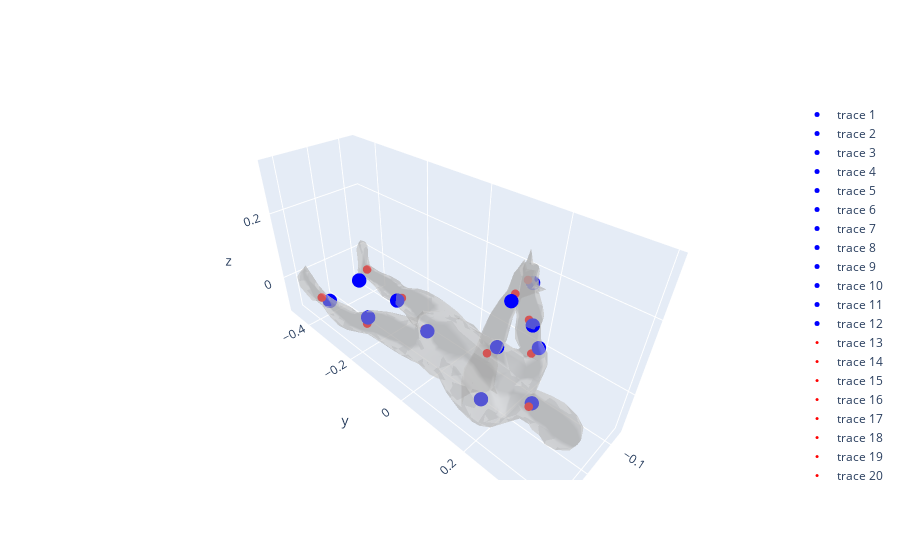

Notebook code cell kept with this figure:
### Code cell
mesh, edge_features, keypoints = test_set[0]
keypoints = keypoints.cpu().detach().numpy()
predicted_keypoints = keypoints_predictor_test(edge_features.unsqueeze(0).to(torch.float32).to(device)).squeeze().cpu().detach().numpy()
mpjpe = mean_per_joint_position_error(torch.tensor([predicted_keypoints]), torch.tensor([keypoints]))
print('Mean per joint position error:', mpjpe)

fig = go.Figure()
fig.update_layout(scene=dict(aspectmode='data'))


fig.add_trace(go.Mesh3d(x=mesh.vertices[:, 0], y=mesh.vertices[:, 1], z=mesh.vertices[:, 2], i=mesh.faces[:, 0], j=mesh.faces[:, 1], k=mesh.faces[:, 2], color='lightgrey', opacity=0.5))

for i, keypoint in enumerate(predicted_keypoints):
    fig.add_trace(go.Scatter3d(x=[keypoint[0]], y=[keypoint[1]], z=[keypoint[2]], mode='markers', marker=dict(size=5, color='blue')))

for i, keypoint in enumerate(keypoints):
    fig.add_trace(go.Scatter3d(x=[keypoint[0]], y=[keypoint[1]], z=[keypoint[2]], mode='markers', marker=dict(size=3, color='red')))

fig.show()

### Figure 1 — Plotly figure (JSON) as saved in the notebook; plotly's stock layout.template omitted (floating-point values rounded to 4 significant figures; data arrays with more than 128 entries replaced by an {"elided": "..."} marker saying what was removed)
{"data": [{"color": "lightgrey", "i": {"elided": "1500 int values"}, "j": {"elided": "1500 int values"}, "k": {"elided": "1500 int values"}, "opacity": 0.5, "type": "mesh3d", "x": {"elided": "752 float values"}, "y": {"elided": "752 float values"}, "z": {"elided": "752 float values"}}, {"marker": {"color": "blue", "size": 5}, "mode": "markers", "type": "scatter3d", "x": [-0.04052], "y": [0.1983], "z": [0.2309]}, {"marker": {"color": "blue", "size": 5}, "mode": "markers", "type": "scatter3d", "x": [0.00202], "y": [0.2639], "z": [-0.02542]}, {"marker": {"color": "blue", "size": 5}, "mode": "markers", "type": "scatter3d", "x": [0.04895], "y": [0.2123], "z": [0.2416]}, {"marker": {"color": "blue", "size": 5}, "mode": "markers", "type": "scatter3d", "x": [0.1047], "y": [0.2062], "z": [0.02344]}, {"marker": {"color": "blue", "size": 5}, "mode": "markers", "type": "scatter3d", "x": [-0.06805], "y": [-0.4279], "z": [-0.0755]}, {"marker": {"color": "blue", "size": 5}, "mode": "markers", "type": "scatter3d", "x": [-0.05598], "y": [0.2041], "z": [0.1189]}, {"marker": {"color": "blue", "size": 5}, "mode": "markers", "type": "scatter3d", "x": [0.05133], "y": [-0.2292], "z": [-0.04406]}, {"marker": {"color": "blue", "size": 5}, "mode": "markers", "type": "scatter3d", "x": [0.000554], "y": [-0.05288], "z": [-0.01719]}, {"marker": {"color": "blue", "size": 5}, "mode": "markers", "type": "scatter3d", "x": [-0.05209], "y": [-0.2276], "z": [-0.04068]}, {"marker": {"color": "blue", "size": 5}, "mode": "markers", "type": "scatter3d", "x": [0.05849], "y": [-0.4046], "z": [-0.07679]}, {"marker": {"color": "blue", "size": 5}, "mode": "markers", "type": "scatter3d", "x": [-0.09073], "y": [0.2089], "z": [0.0362]}, {"marker": {"color": "blue", "size": 5}, "mode": "markers", "type": "scatter3d", "x": [0.06441], "y": [0.2035], "z": [0.1355]}, {"marker": {"color": "red", "size": 3}, "mode": "markers", "type": "scatter3d", "x": [0.01104], "y": [0.2632], "z": [-0.0293]}, {"marker": {"color": "red", "size": 3}, "mode": "markers", "type": "scatter3d", "x": [0.0974], "y": [0.2021], "z": [0.007912]}, {"marker": {"color": "red", "size": 3}, "mode": "markers", "type": "scatter3d", "x": [-0.006061], "y": [-0.06827], "z": [-0.02352]}, {"marker": {"color": "red", "size": 3}, "mode": "markers", "type": "scatter3d", "x": [0.05734], "y": [-0.2274], "z": [-0.06116]}, {"marker": {"color": "red", "size": 3}, "mode": "markers", "type": "scatter3d", "x": [0.07479], "y": [0.1889], "z": [0.1168]}, {"marker": {"color": "red", "size": 3}, "mode": "markers", "type": "scatter3d", "x": [0.0254], "y": [0.2039], "z": [0.2415]}, {"marker": {"color": "red", "size": 3}, "mode": "markers", "type": "scatter3d", "x": [0.07477], "y": [-0.4185], "z": [-0.06329]}, {"marker": {"color": "red", "size": 3}, "mode": "markers", "type": "scatter3d", "x": [-0.08311], "y": [0.1971], "z": [0.0165]}, {"marker": {"color": "red", "size": 3}, "mode": "markers", "type": "scatter3d", "x": [-0.07511], "y": [-0.2338], "z": [-0.04717]}, {"marker": {"color": "red", "size": 3}, "mode": "markers", "type": "scatter3d", "x": [-0.06053], "y": [0.191], "z": [0.1238]}, {"marker": {"color": "red", "size": 3}, "mode": "markers", "type": "scatter3d", "x": [-0.01847], "y": [0.1998], "z": [0.249]}, {"marker": {"color": "red", "size": 3}, "mode": "markers", "type": "scatter3d", "x": [-0.101], "y": [-0.4257], "z": [-0.04889]}], "layout": {"scene": {"aspectmode": "data"}}}
